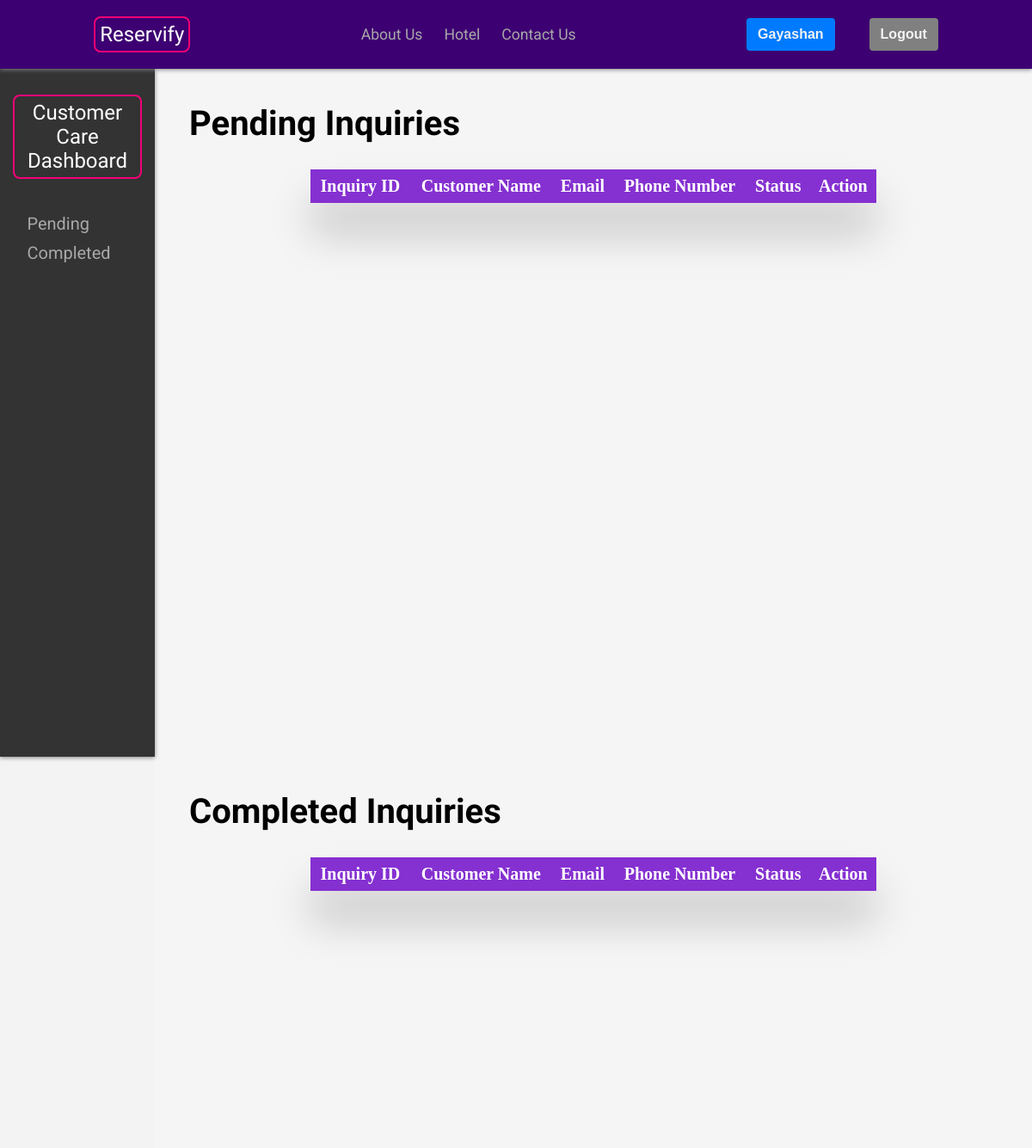
/customerCareDashboard.php (signed in, upper part), run on an earlier commit of the app's database.
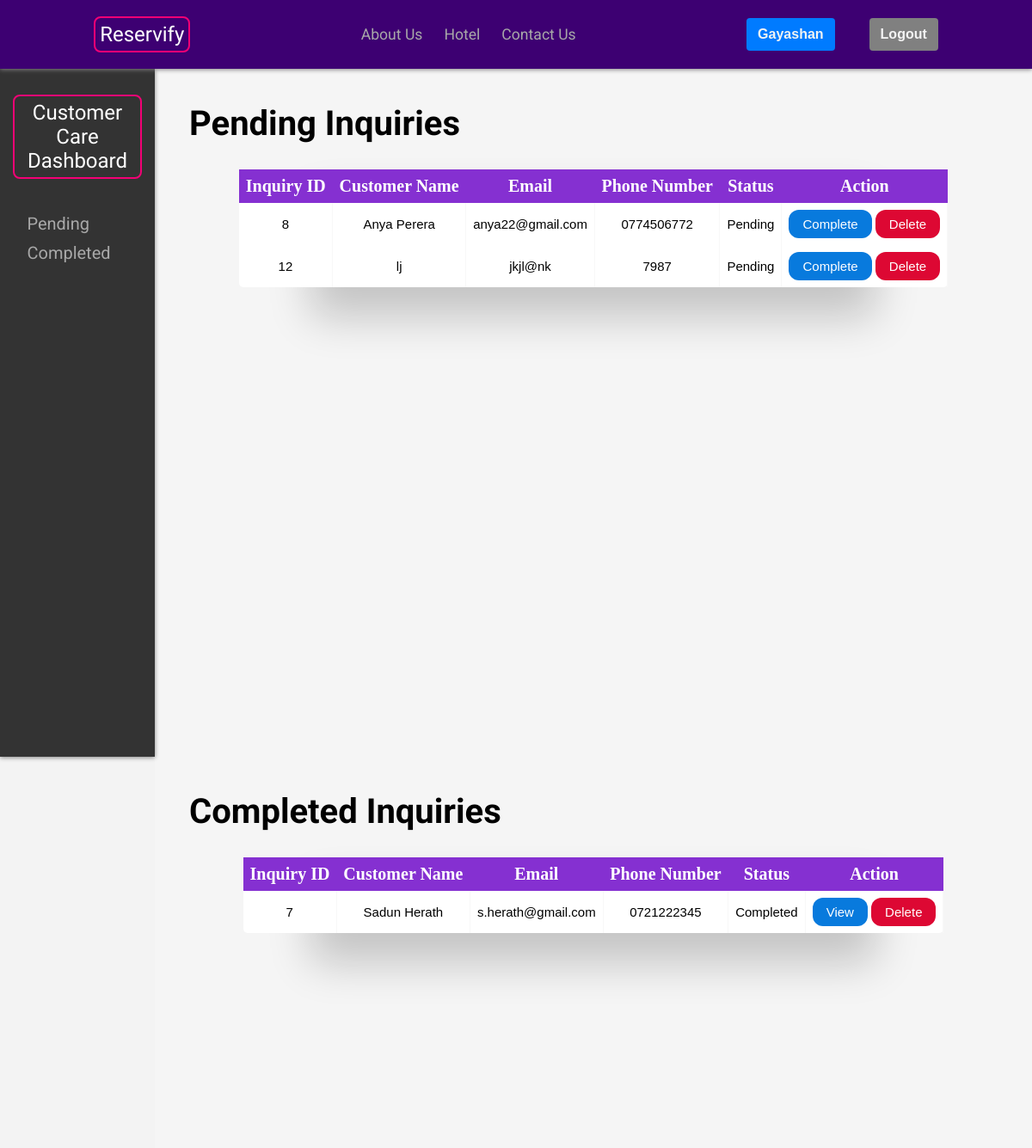
And on a later commit of the database.
### tables this page shows
CREATE TABLE `contact` (
  `msg_ID` int(11) NOT NULL,
  `sender_Name` varchar(50) NOT NULL,
  `email` varchar(100) NOT NULL,
  `phone` varchar(20) NOT NULL,
  `message` text NOT NULL,
  `status` varchar(20) NOT NULL DEFAULT 'Pending'
);

### customerCareDashboard.php (the view, shortened to what the changed rows need)
<!DOCTYPE html>
<html lang="en">
<head>
    <link rel="stylesheet" href="css/customerCareDashboard.css">
    <link rel="stylesheet" href="css/reset.css">
    <link rel="stylesheet" href="css/table.css">
</head>
<?php include "./partials/header.php" ?>
<body>
    <div class="dashboard">
        <div class="sideBar">
            <h1 class="site-logo"><a href="./customerCareDashboard.php">Customer Care <br> Dashboard</a></h1>
        </div>
        <div class="content">
            <section id="pending">
                <h1>Pending Inquiries</h1>
                <div class="table-main">
                    <div class="table-wrapper">
                        <table class="table">
                            <thead>
                                <tr>
                                    <th>Inquiry ID</th>
                                    <th>Customer Name</th>
                                    <th>Email</th>
                                    <th>Phone Number</th>
                                    <th>Status</th>
                                    <th>Action</th>
                                </tr>
                            </thead>
                            <tbody>
                                <?php
                                require_once './conn.php';
                                $query = "SELECT * FROM `contact` WHERE status = 'Pending'";
                                $result = mysqli_query($conn, $query);
                                if ($result) {
                                    while ($row = mysqli_fetch_assoc($result)) {
                                        $id = $row['msg_ID'];
                                        $name = $row['sender_Name'];
                                        $email = $row['email'];
                                        $phone = $row['phone'];
                                        $status = $row['status'];
                                        echo '<tr>';
                                        echo '<td>' . $id . '</td>';
                                        echo '<td>' . $name . '</td>';
                                        echo '<td>' . $email . '</td>';
                                        echo '<td>' . $phone . '</td>';
                                        echo '<td>' . $status . '</td>';
                                        echo '<td><button class="action"><a href="markAsCompleted.php?cid=' . $id . '" class="textDesign">Complete</a></button>
                                        <button class="delete"><a href="delete.php?msgid=' . $id . '" class="textDesign">Delete</a></button></td>';
                                        echo '</tr>';
                                    }
                                } else {
                                    echo '<tr><td colspan="6">No pending inquiries found.</td></tr>';
                                }
                                ?>
                            </tbody>
                        </table>
                    </div>
                </div>
            </section>
            <section id="completed">
                <h1>Completed Inquiries</h1>
                <div class="table-main">
                    <div class="table-wrapper">
                        <table class="table">
                            <thead>
                                <tr>
                                    <th>Inquiry ID</th>
                                    <th>Customer Name</th>
                                    <th>Email</th>
                                    <th>Phone Number</th>
                                    <th>Status</th>
                                    <th>Action</th>
                                </tr>
                            </thead>
                            <tbody>
                                <?php
                                require_once './conn.php';
                                $query = "SELECT * FROM `contact` WHERE status = 'Completed'";
                                $result = mysqli_query($conn, $query);
                                if ($result) {
                                    while ($row = mysqli_fetch_assoc($result)) {
                                        $id = $row['msg_ID'];
                                        $name = $row['sender_Name'];
                                        $email = $row['email'];
                                        $phone = $row['phone'];
                                        $status = $row['status'];
                                        echo '<tr>';
                                        echo '<td>' . $id . '</td>';
                                        echo '<td>' . $name . '</td>';
                                        echo '<td>' . $email . '</td>';
                                        echo '<td>' . $phone . '</td>';
                                        echo '<td>' . $status . '</td>';
                                        echo '<td><button class="action"><a href="messageViewed.php?veiwid=' . $id . '"  class="textDesign">View</a></button>
                                        <button class="delete"><a href="delete.php?msgid=' . $id . '" class="textDesign">Delete</a></button></td>';
                                        echo '</tr>';
                                    }
                                } else {
                                    echo '<tr><td colspan="6">No completed inquiries found.</td></tr>';
                                }
                                ?>
                            </tbody>
                        </table>
                    </div>
                </div>
            </section>
        </div>
    </div>
</body>
<?php include "./partials/footer.php" ?>
</html>

What changed in the data, as far as the page shows it:
added contact: msg_ID "8", sender_Name "Anya Perera", email "anya22@gmail.com", phone "0774506772", status "Pending", shown under "Pending Inquiries"
added contact: msg_ID "12", sender_Name "lj", email "jkjl@nk", phone "7987", status "Pending", shown under "Pending Inquiries"
added contact: msg_ID "7", sender_Name "Sadun Herath", email "s.herath@gmail.com", phone "0721222345", status "Completed", shown under "Completed Inquiries"
